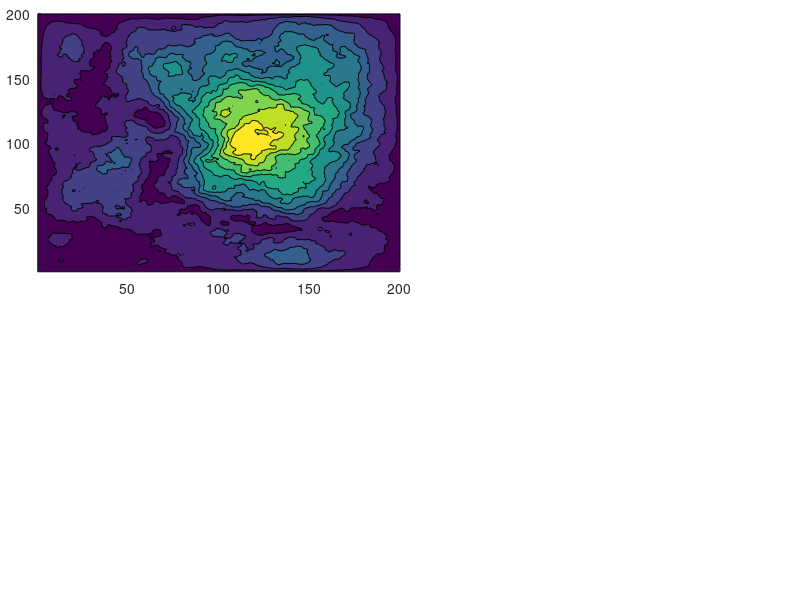

This chart was generated by the following MATLAB code: (Note: this script raises an error after producing the figure.)
% demo5
X=linspace(0,1,200)';
CL=(-cos(X*2*pi)+1).^.2;
r=(X-.5)'.^2+(X-.5).^2;
Z=abs(ifftn(exp(7i*rand(200))./r.^.9)).*(CL*CL')*30;

ax1=axes('Parent',gcf,'OuterPosition',[0,1/2,1/2,1/2],'LooseInset',[0,0,0,0]);
contourf(Z,'EdgeColor','none')
ax1.Colormap=slanCM('tokyo',200);


ax2=axes('Parent',gcf,'OuterPosition',[1/2,1/2,1/2,1/2],'LooseInset',[0,0,0,0]);
contourf(Z,'EdgeColor','none')
ax2.Colormap=slanCM('sepia',200);

ax3=axes('Parent',gcf,'OuterPosition',[0,0,1/2,1/2],'LooseInset',[0,0,0,0]);
contourf(Z,'EdgeColor','none')
ax3.Colormap=slanCM('turku',200);


ax4=axes('Parent',gcf,'OuterPosition',[1/2,0,1/2,1/2],'LooseInset',[0,0,0,0]);
contourf(Z,'EdgeColor','none')
ax4.Colormap=slanCM('copper2',200);
